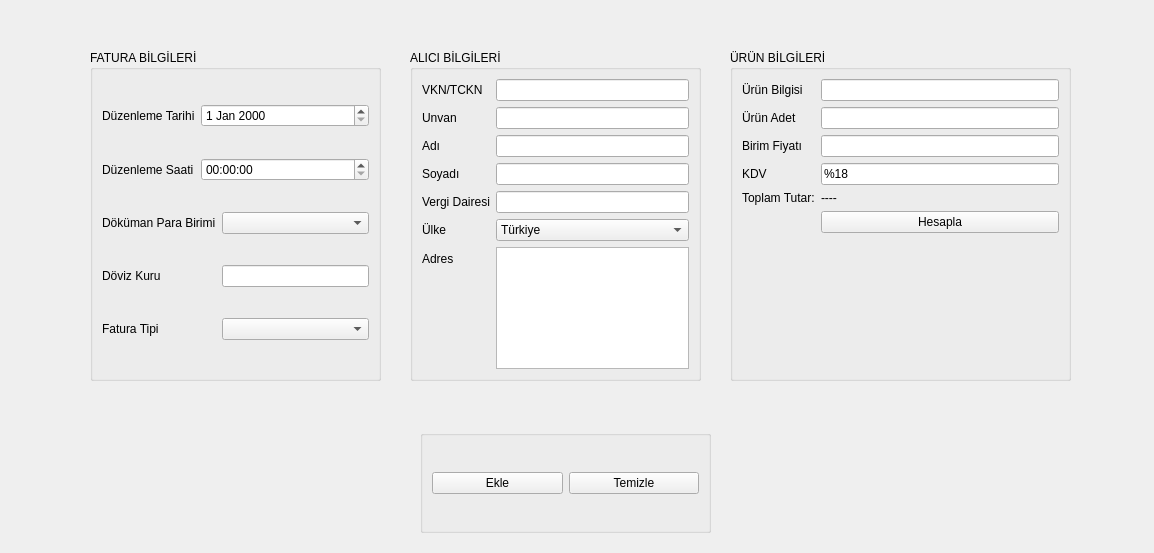
<?xml version="1.0" encoding="UTF-8"?>
<ui version="4.0">
 <class>Fature_Ekrani</class>
 <widget class="QWidget" name="Fature_Ekrani">
  <property name="geometry">
   <rect>
    <x>0</x>
    <y>0</y>
    <width>1154</width>
    <height>553</height>
   </rect>
  </property>
  <property name="windowTitle">
   <string>E-FATURA</string>
  </property>
  <widget class="QGroupBox" name="groupBox">
   <property name="geometry">
    <rect>
     <x>90</x>
     <y>50</y>
     <width>291</width>
     <height>331</height>
    </rect>
   </property>
   <property name="title">
    <string>FATURA BİLGİLERİ</string>
   </property>
   <layout class="QGridLayout" name="gridLayout">
    <item row="0" column="1" colspan="2">
     <widget class="QDateEdit" name="tarih"/>
    </item>
    <item row="3" column="2">
     <widget class="QLineEdit" name="txtDovizKuru"/>
    </item>
    <item row="0" column="0">
     <widget class="QLabel" name="label_2">
      <property name="text">
       <string>Düzenleme Tarihi</string>
      </property>
     </widget>
    </item>
    <item row="2" column="0" colspan="2">
     <widget class="QLabel" name="label_4">
      <property name="text">
       <string>Döküman Para Birimi</string>
      </property>
     </widget>
    </item>
    <item row="3" column="0" colspan="2">
     <widget class="QLabel" name="label_5">
      <property name="text">
       <string>Döviz Kuru</string>
      </property>
     </widget>
    </item>
    <item row="1" column="0">
     <widget class="QLabel" name="label">
      <property name="text">
       <string>Düzenleme Saati</string>
      </property>
     </widget>
    </item>
    <item row="1" column="1" colspan="2">
     <widget class="QTimeEdit" name="saat"/>
    </item>
    <item row="2" column="2">
     <widget class="QComboBox" name="cmbParaBirimi">
      <property name="currentText">
       <string/>
      </property>
      <property name="currentIndex">
       <number>-1</number>
      </property>
      <item>
       <property name="text">
        <string>Euro</string>
       </property>
      </item>
      <item>
       <property name="text">
        <string>Dolar</string>
       </property>
      </item>
      <item>
       <property name="text">
        <string>TL</string>
       </property>
      </item>
     </widget>
    </item>
    <item row="4" column="2">
     <widget class="QComboBox" name="cmbFaturaTipi">
      <property name="currentIndex">
       <number>-1</number>
      </property>
      <item>
       <property name="text">
        <string>Satış</string>
       </property>
      </item>
     </widget>
    </item>
    <item row="4" column="0" colspan="2">
     <widget class="QLabel" name="label_6">
      <property name="text">
       <string>Fatura Tipi</string>
      </property>
     </widget>
    </item>
   </layout>
  </widget>
  <widget class="QGroupBox" name="groupBox_2">
   <property name="geometry">
    <rect>
     <x>410</x>
     <y>50</y>
     <width>291</width>
     <height>331</height>
    </rect>
   </property>
   <property name="title">
    <string>ALICI BİLGİLERİ</string>
   </property>
   <layout class="QFormLayout" name="formLayout">
    <item row="0" column="0">
     <widget class="QLabel" name="label_7">
      <property name="text">
       <string>VKN/TCKN </string>
      </property>
     </widget>
    </item>
    <item row="0" column="1">
     <widget class="QLineEdit" name="txttc">
      <property name="inputMask">
       <string>00000000000</string>
      </property>
      <property name="text">
       <string/>
      </property>
     </widget>
    </item>
    <item row="1" column="1">
     <widget class="QLineEdit" name="txtunvan"/>
    </item>
    <item row="1" column="0">
     <widget class="QLabel" name="label_8">
      <property name="text">
       <string>Unvan</string>
      </property>
     </widget>
    </item>
    <item row="2" column="1">
     <widget class="QLineEdit" name="txtad"/>
    </item>
    <item row="2" column="0">
     <widget class="QLabel" name="label_9">
      <property name="text">
       <string>Adı</string>
      </property>
     </widget>
    </item>
    <item row="3" column="1">
     <widget class="QLineEdit" name="txtsoyad"/>
    </item>
    <item row="3" column="0">
     <widget class="QLabel" name="label_10">
      <property name="text">
       <string>Soyadı</string>
      </property>
     </widget>
    </item>
    <item row="4" column="1">
     <widget class="QLineEdit" name="txtvergidairesi"/>
    </item>
    <item row="4" column="0">
     <widget class="QLabel" name="label_11">
      <property name="text">
       <string>Vergi Dairesi</string>
      </property>
     </widget>
    </item>
    <item row="6" column="1">
     <widget class="QComboBox" name="cmbulke">
      <item>
       <property name="text">
        <string>Türkiye</string>
       </property>
      </item>
     </widget>
    </item>
    <item row="6" column="0">
     <widget class="QLabel" name="label_12">
      <property name="text">
       <string>Ülke</string>
      </property>
     </widget>
    </item>
    <item row="7" column="0">
     <widget class="QLabel" name="label_13">
      <property name="text">
       <string>Adres</string>
      </property>
     </widget>
    </item>
    <item row="7" column="1">
     <widget class="QPlainTextEdit" name="txtadres"/>
    </item>
   </layout>
  </widget>
  <widget class="QGroupBox" name="groupBox_3">
   <property name="geometry">
    <rect>
     <x>420</x>
     <y>430</y>
     <width>291</width>
     <height>103</height>
    </rect>
   </property>
   <property name="title">
    <string/>
   </property>
   <layout class="QGridLayout" name="gridLayout_2">
    <item row="0" column="0">
     <widget class="QPushButton" name="btn_Ekle">
      <property name="text">
       <string>Ekle</string>
      </property>
     </widget>
    </item>
    <item row="0" column="1">
     <widget class="QPushButton" name="btn_Temizle">
      <property name="text">
       <string>Temizle</string>
      </property>
     </widget>
    </item>
   </layout>
  </widget>
  <widget class="QGroupBox" name="groupBox_4">
   <property name="geometry">
    <rect>
     <x>730</x>
     <y>50</y>
     <width>341</width>
     <height>331</height>
    </rect>
   </property>
   <property name="title">
    <string>ÜRÜN BİLGİLERİ</string>
   </property>
   <layout class="QFormLayout" name="formLayout_2">
    <item row="0" column="0">
     <widget class="QLabel" name="label_3">
      <property name="text">
       <string>Ürün Bilgisi</string>
      </property>
     </widget>
    </item>
    <item row="0" column="1">
     <widget class="QLineEdit" name="txtUrunBilgisi"/>
    </item>
    <item row="1" column="0">
     <widget class="QLabel" name="label_14">
      <property name="text">
       <string>Ürün Adet</string>
      </property>
     </widget>
    </item>
    <item row="1" column="1">
     <widget class="QLineEdit" name="txtUrunAdet"/>
    </item>
    <item row="4" column="0">
     <widget class="QLabel" name="label_16">
      <property name="text">
       <string>Birim Fiyatı</string>
      </property>
     </widget>
    </item>
    <item row="4" column="1">
     <widget class="QLineEdit" name="txtBirimFiyati"/>
    </item>
    <item row="6" column="0">
     <widget class="QLabel" name="label_17">
      <property name="text">
       <string>KDV </string>
      </property>
     </widget>
    </item>
    <item row="6" column="1">
     <widget class="QLineEdit" name="txtUrunBilgisi_5">
      <property name="text">
       <string>%18</string>
      </property>
      <property name="readOnly">
       <bool>true</bool>
      </property>
     </widget>
    </item>
    <item row="7" column="0">
     <widget class="QLabel" name="label_15">
      <property name="text">
       <string>Toplam Tutar:</string>
      </property>
     </widget>
    </item>
    <item row="7" column="1">
     <widget class="QLabel" name="lblTutar">
      <property name="text">
       <string>----</string>
      </property>
     </widget>
    </item>
    <item row="8" column="1">
     <widget class="QPushButton" name="btnHesapla">
      <property name="text">
       <string>Hesapla</string>
      </property>
     </widget>
    </item>
   </layout>
  </widget>
 </widget>
 <resources/>
 <connections/>
</ui>
